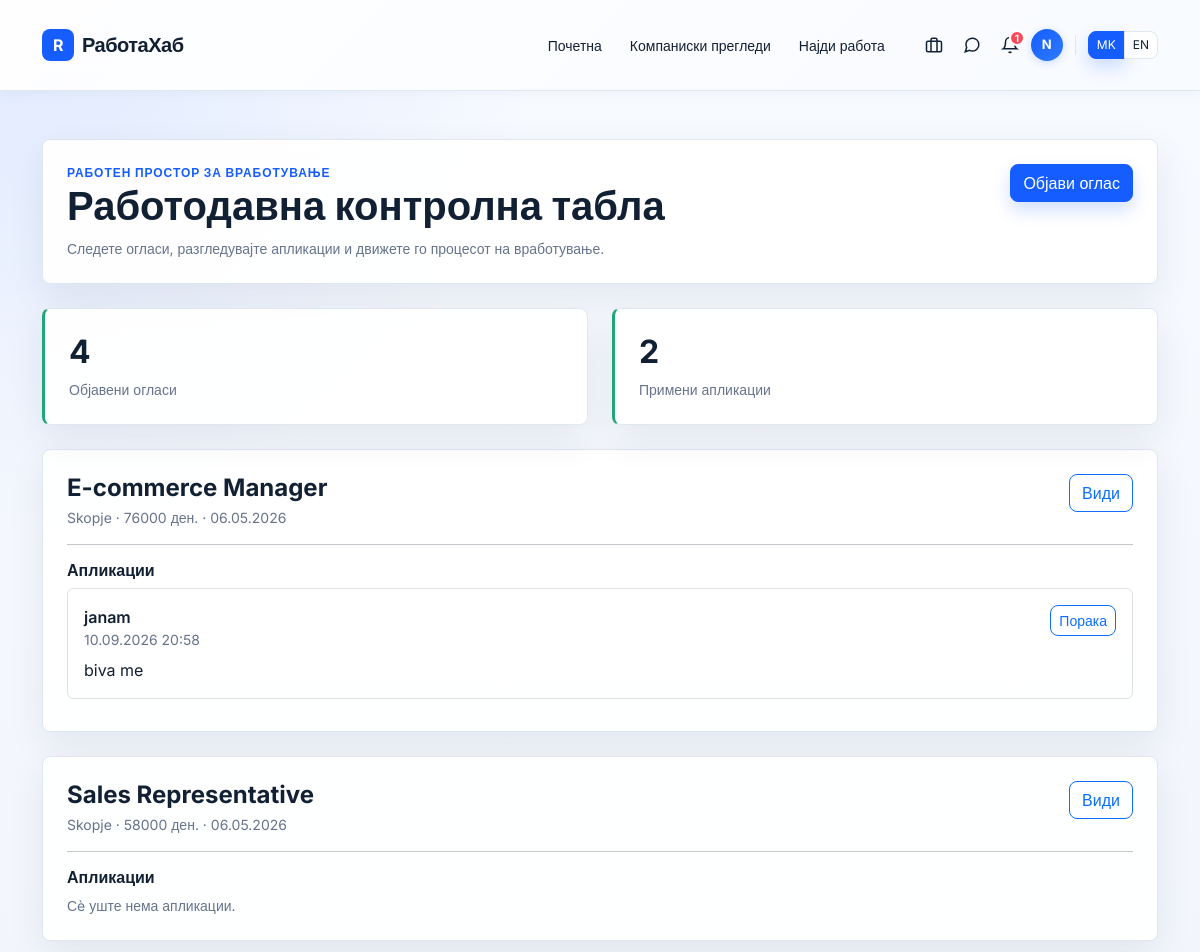
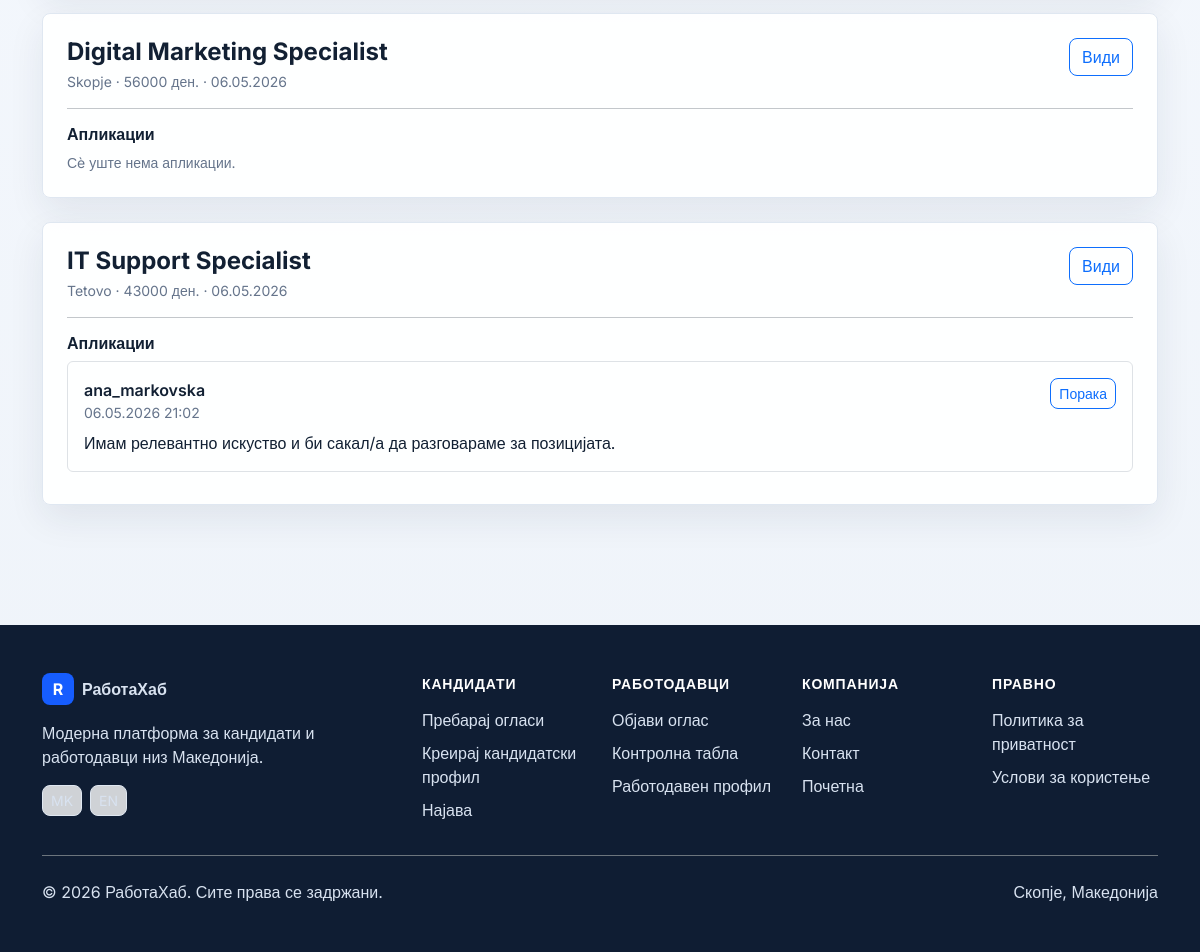
/dashboard/ (signed in), run on the app's committed database (2 pictures, top to bottom).
### jobs/models.py (models this page shows, shortened)
class Job(models.Model):
    CATEGORY_CHOICES = [
        ('IT', 'IT'),
        ('Marketing', 'Marketing'),
        ('Design', 'Design'),
        ('Other', 'Other'),
    ]
    title = models.CharField(max_length=200)
    description = models.TextField()
    requirements = models.TextField()
    salary = models.IntegerField()
    location = models.CharField(max_length=100)
    category = models.CharField(max_length=50, choices=CATEGORY_CHOICES)
    created_at = models.DateTimeField(auto_now_add=True)
    employer = models.ForeignKey(User, on_delete=models.CASCADE)

class Application(models.Model):
    job = models.ForeignKey(Job, on_delete=models.CASCADE)
    applicant = models.ForeignKey(User, on_delete=models.CASCADE)
    message = models.TextField()
    phone = models.CharField(max_length=20, blank=True)
    email = models.EmailField(blank=True)
    linkedin_url = models.URLField(blank=True)
    github_url = models.URLField(blank=True)
    portfolio_url = models.URLField(blank=True)
    resume = models.FileField(upload_to='resumes/', blank=True, null=True)
    work_eligibility = models.CharField(max_length=10, choices=[('yes', 'Yes'), ('no', 'No')], blank=True)
    start_date = models.DateField(blank=True, null=True)
    cover_letter = models.TextField(blank=True)
    created_at = models.DateTimeField(auto_now_add=True)

### jobs/views.py (the view)
# urls.py: path('dashboard/', views.employer_dashboard, name='dashboard'),
@login_required
def employer_dashboard(request):
    if not is_employer(request.user):
        return redirect('job_list')
    jobs = Job.objects.filter(employer=request.user).order_by('-created_at')
    data = []
    total_applications = 0
    for job in jobs:
        applications = Application.objects.filter(job=job).select_related('applicant')
        total_applications += applications.count()
        data.append({
            'job': job,
            'applications': applications,
        })
    user_type = None
    try:
        user_type = request.user.profile.user_type
    except Profile.DoesNotExist:
        pass
    return render(request, 'jobs/dashboard.html', {
        'data': data,
        'total_jobs': jobs.count(),
        'total_applications': total_applications,
        'user_type': user_type,
    })

### templates/jobs/dashboard.html (shortened to what this page needs)
{% extends 'base.html' %}
{% block content %}
<div class="panel p-4 mb-4">
    <div class="d-flex justify-content-between align-items-start">
        <div>
            <div class="eyebrow">{% if lang == 'en' %}Hiring workspace{% else %}Работен простор за вработување{% endif %}</div>
            <h1 class="fw-bold">{% if lang == 'en' %}Employer Dashboard{% else %}Работодавна контролна табла{% endif %}</h1>
            <p class="muted-label mb-0">{% if lang == 'en' %}Track listings, review applications, and keep hiring moving.{% else %}Следете огласи, разгледувајте апликации и движете го процесот на вработување.{% endif %}</p>
        </div>
        <a href="{% url 'create_job' %}" class="btn btn-primary">{% if lang == 'en' %}Post Job{% else %}Објави оглас{% endif %}</a>
    </div>
</div>
<div class="row g-4 mb-4">
    <div class="col-md-6">
        <div class="panel p-4 stat-box">
            <div class="h2 fw-bold">{{ total_jobs }}</div>
            <div class="muted-label">{% if lang == 'en' %}Published jobs{% else %}Објавени огласи{% endif %}</div>
        </div>
    </div>
    <div class="col-md-6">
        <div class="panel p-4 stat-box">
            <div class="h2 fw-bold">{{ total_applications }}</div>
            <div class="muted-label">{% if lang == 'en' %}Received applications{% else %}Примени апликации{% endif %}</div>
        </div>
    </div>
</div>
{% for item in data %}
    <div class="panel p-4 mb-4">
        <div class="d-flex justify-content-between align-items-start">
            <div>
                <h4 class="fw-bold mb-1">{{ item.job.title }}</h4>
                <div class="muted-label">{{ item.job.location }} · {{ item.job.salary }} ден. · {{ item.job.created_at|date:"d.m.Y" }}</div>
            </div>
            <a href="{% url 'job_detail' item.job.id %}" class="btn btn-outline-primary">{% if lang == 'en' %}View{% else %}Види{% endif %}</a>
        </div>
        <hr>
        <h6 class="fw-bold">{% if lang == 'en' %}Applications{% else %}Апликации{% endif %}</h6>
        {% for app in item.applications %}
            <div class="border rounded p-3 mb-2">
                <div class="d-flex justify-content-between align-items-start">
                    <div>
                        <div class="fw-semibold">{{ app.applicant.username }}</div>
                        <div class="muted-label mb-2">{{ app.created_at|date:"d.m.Y H:i" }}</div>
                        <p class="mb-0">{{ app.message }}</p>
                    </div>
                    <a href="{% url 'compose_message' %}?recipient={{ app.applicant.username }}&job_id={{ item.job.id }}" class="btn btn-sm btn-outline-primary">
                        {% if lang == 'en' %}Message{% else %}Порака{% endif %}
                    </a>
                </div>
            </div>
        {% empty %}
            <p class="muted-label mb-0">{% if lang == 'en' %}No applications yet.{% else %}Сè уште нема апликации.{% endif %}</p>
        {% endfor %}
    </div>
{% endfor %}
{% endblock %}

### templates/base.html (shortened to what this page needs)
<!DOCTYPE html>
<html lang="{{ lang }}">
<head>
    <link href="https://cdn.jsdelivr.net/npm/bootstrap@5.3.0/dist/css/bootstrap.min.css" rel="stylesheet">
</head>
<body>
<nav class="navbar navbar-expand-lg">
    <div class="container py-3">
        <a class="navbar-brand d-flex align-items-center gap-2" href="{% url 'home' %}">
            <span class="brand-mark">R</span>
            {% if lang == 'en' %}RabotaHub{% else %}РаботаХаб{% endif %}
        </a>
        <div class="ms-auto d-flex flex-wrap gap-1 align-items-center">
            <a href="{% url 'home' %}" class="nav-link" style="color: var(--ink); text-decoration: none; font-size: 14px; padding: 8px 12px;">
                {% if lang == 'en' %}Home{% else %}Почетна{% endif %}
            </a>
            <a href="{% url 'about' %}" class="nav-link" style="color: var(--ink); text-decoration: none; font-size: 14px; padding: 8px 12px;">
                {% if lang == 'en' %}Company reviews{% else %}Компаниски прегледи{% endif %}
            </a>
            <a href="{% url 'job_list' %}" class="nav-link" style="color: var(--ink); text-decoration: none; font-size: 14px; padding: 8px 12px;">
                {% if lang == 'en' %}Find jobs{% else %}Најди работа{% endif %}
            </a>
            <div class="d-flex align-items-center gap-1 ms-3">
                {% if user.is_authenticated %}
                    {% if user_type == 'employer' %}
                        <a href="{% url 'dashboard' %}" class="action-icon" title="{% if lang == 'en' %}Dashboard{% else %}Контролна табла{% endif %}">
                            <svg width="18" height="18" viewBox="0 0 24 24" fill="none" stroke="currentColor" stroke-width="2">
                                <rect x="2" y="7" width="20" height="14" rx="2" ry="2"></rect>
                                <path d="M16 21V5a2 2 0 0 0-2-2h-4a2 2 0 0 0-2 2v16"></path>
                            </svg>
                        </a>
                    {% endif %}
                {% endif %}
                <a href="{% url 'messages' %}" class="action-icon" title="{% if lang == 'en' %}Messages{% else %}Пораки{% endif %}">
                    <svg width="18" height="18" viewBox="0 0 24 24" fill="none" stroke="currentColor" stroke-width="2">
                        <path d="M21 11.5a8.38 8.38 0 0 1-.9 3.8 8.5 8.5 0 0 1-7.6 4.7 8.38 8.38 0 0 1-3.8-.9L3 21l1.9-5.7a8.38 8.38 0 0 1-.9-3.8 8.5 8.5 0 0 1 4.7-7.6 8.38 8.38 0 0 1 3.8-.9h.5a8.48 8.48 0 0 1 8 8v.5z"></path>
                    </svg>
                </a>
                <a href="{% url 'notifications' %}" class="notification-bell" title="{% if lang == 'en' %}Notifications{% else %}Известувања{% endif %}">
                    <svg width="18" height="18" viewBox="0 0 24 24" fill="none" stroke="currentColor" stroke-width="2">
                        <path d="M18 8A6 6 0 0 0 6 8c0 7-3 9-3 9h18s-3-2-3-9"></path>
                        <path d="M13.73 21a2 2 0 0 1-3.46 0"></path>
                    </svg>
                    <span class="notification-badge" id="notification-badge">1</span>
                </a>
                {% if user.is_authenticated %}
                    <a href="{% url 'profile' %}" class="user-avatar" title="{{ user.username }}">
                        {{ user.username|first|upper }}
                    </a>
                {% endif %}
            </div>
            <div class="btn-group" role="group" aria-label="Language">
                <a class="btn btn-sm {% if lang == 'mk' %}btn-primary{% else %}btn-outline-light{% endif %}" href="{% url 'set_language' 'mk' %}?next={{ request.get_full_path|urlencode }}" style="padding: 4px 8px; font-size: 12px;">MK</a>
                <a class="btn btn-sm {% if lang == 'en' %}btn-primary{% else %}btn-outline-light{% endif %}" href="{% url 'set_language' 'en' %}?next={{ request.get_full_path|urlencode }}" style="padding: 4px 8px; font-size: 12px;">EN</a>
            </div>
        </div>
    </div>
</nav>
<main class="container py-5">
    {% block content %}
    {% endblock %}
</main>
<footer class="site-footer">
    <div class="container py-5">
        <div class="row g-4">
            <div class="col-lg-4">
                <a class="fw-bold d-flex align-items-center gap-2 mb-3" href="{% url 'home' %}">
                    <span class="brand-mark">R</span>
                    {% if lang == 'en' %}RabotaHub{% else %}РаботаХаб{% endif %}
                </a>
                <p class="mb-3">
                    {% if lang == 'en' %}
                        A modern job marketplace for candidates and employers across Macedonia.
                    {% else %}
                        Модерна платформа за кандидати и работодавци низ Македонија.
                    {% endif %}
                </p>
                <div class="d-flex gap-2">
                    <a class="btn btn-sm btn-outline-light" href="{% url 'set_language' 'mk' %}?next={{ request.get_full_path|urlencode }}">MK</a>
                    <a class="btn btn-sm btn-outline-light" href="{% url 'set_language' 'en' %}?next={{ request.get_full_path|urlencode }}">EN</a>
                </div>
            </div>
            <div class="col-6 col-lg-2">
                <div class="footer-heading">{% if lang == 'en' %}Candidates{% else %}Кандидати{% endif %}</div>
                <ul class="footer-link-list">
                    <li><a href="{% url 'job_list' %}">{% if lang == 'en' %}Browse jobs{% else %}Пребарај огласи{% endif %}</a></li>
                    {% if user.is_authenticated and user_type == 'seeker' %}
                        <li><a href="{% url 'saved_jobs' %}">{% if lang == 'en' %}Saved jobs{% else %}Зачувани огласи{% endif %}</a></li>
                    {% else %}
                        <li><a href="{% url 'register' %}">{% if lang == 'en' %}Create candidate profile{% else %}Креирај кандидатски профил{% endif %}</a></li>
                    {% endif %}
                    <li><a href="{% url 'login' %}">{% if lang == 'en' %}Login{% else %}Најава{% endif %}</a></li>
                </ul>
            </div>
            <div class="col-6 col-lg-2">
                <div class="footer-heading">{% if lang == 'en' %}Employers{% else %}Работодавци{% endif %}</div>
                <ul class="footer-link-list">
                    <li><a href="{% url 'create_job' %}">{% if lang == 'en' %}Post a job{% else %}Објави оглас{% endif %}</a></li>
                    <li><a href="{% url 'dashboard' %}">{% if lang == 'en' %}Dashboard{% else %}Контролна табла{% endif %}</a></li>
                    <li><a href="{% url 'register' %}">{% if lang == 'en' %}Employer account{% else %}Работодавен профил{% endif %}</a></li>
                </ul>
            </div>
            <div class="col-6 col-lg-2">
                <div class="footer-heading">{% if lang == 'en' %}Company{% else %}Компанија{% endif %}</div>
                <ul class="footer-link-list">
                    <li><a href="{% url 'about' %}">{% if lang == 'en' %}About us{% else %}За нас{% endif %}</a></li>
                    <li><a href="{% url 'contact' %}">{% if lang == 'en' %}Contact{% else %}Контакт{% endif %}</a></li>
                    <li><a href="{% url 'home' %}">{% if lang == 'en' %}Home{% else %}Почетна{% endif %}</a></li>
                </ul>
            </div>
            <div class="col-6 col-lg-2">
                <div class="footer-heading">{% if lang == 'en' %}Legal{% else %}Правно{% endif %}</div>
                <ul class="footer-link-list">
                    <li><a href="{% url 'privacy' %}">{% if lang == 'en' %}Privacy policy{% else %}Политика за приватност{% endif %}</a></li>
                    <li><a href="{% url 'terms' %}">{% if lang == 'en' %}Terms of use{% else %}Услови за користење{% endif %}</a></li>
                </ul>
            </div>
        </div>
        <div class="border-top border-secondary mt-4 pt-4 d-flex flex-wrap justify-content-between gap-2">
            <span>© 2026 {% if lang == 'en' %}RabotaHub. All rights reserved.{% else %}РаботаХаб. Сите права се задржани.{% endif %}</span>
            <span>{% if lang == 'en' %}Skopje, Macedonia{% else %}Скопје, Македонија{% endif %}</span>
        </div>
    </div>
</footer>
</body>
</html>

### data on the page
Job: job "E-commerce Manager", job.location "Skopje", job.salary "76000", job.created_at "06.05.2026"
Application: applicant.username "janam", created_at "10.09.2026 20:58", message "biva me"
Job: job "Sales Representative", job.location "Skopje", job.salary "58000", job.created_at "06.05.2026", shows "Сè уште нема апликации."
Job: job "Digital Marketing Specialist", job.location "Skopje", job.salary "56000", job.created_at "06.05.2026", shows "Сè уште нема апликации."
Job: job "IT Support Specialist", job.location "Tetovo", job.salary "43000", job.created_at "06.05.2026"
Application: applicant.username "ana_markovska", created_at "06.05.2026 21:02", message "Имам релевантно искуство и би сакал/а да разговараме за позицијата."

### other printed values
{{ user.username|first|upper }} "N"
{{ total_jobs }} "4"
{{ total_applications }} "2"
